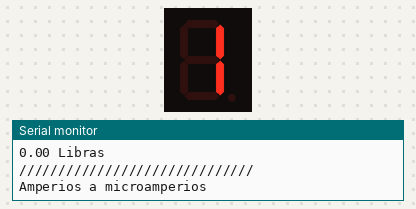
A sketch run on a simulated Arduino Uno, built with avr-gcc and run on an emulated ATmega328P. Parts: 1-digit seven-segment display, the last lines printed to the serial monitor. Wiring (inferred from the names in the program): 1-digit 7-segment display, segments lit when HIGH: segments pin 11, pin 10, pin 7, pin 8, pin 9, pin 12, pin 13. The segment pins are drawn as the display they are named for.

Above: at 0.1 s.
At 1.1 s:
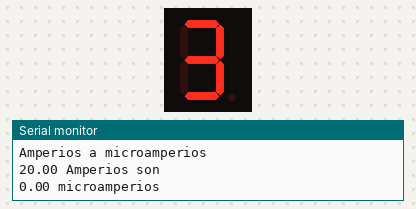
At 2.1 s:
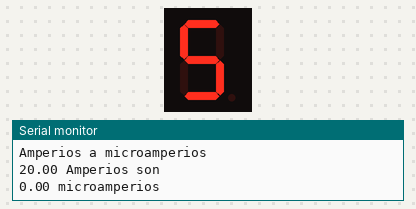
At 3.1 s:
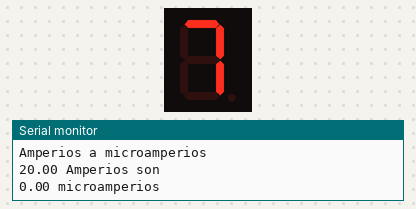
At 4.1 s:
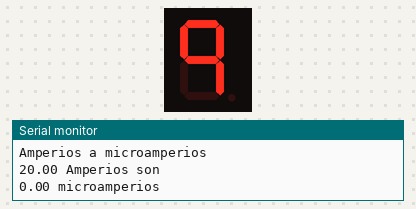

The sketch:

Parte_1_-_Pr_ctica_5.ino
```cpp
const int A = 11;
const int B = 10;
const int C = 7;
const int D = 8;
const int E = 9;
const int F = 12;
const int G = 13;

const int N = 7;
const int SEGMENTOS[N] = {A,B,C,D,E,F,G};

/*Anodo Comun*/
const int DIGITOS [5][N]= {

  /*1*/ {0,1,1,0,0,0,0},
  /*3*/ {1,1,1,1,0,0,1},
  /*5*/ {1,0,1,1,0,1,1},
  /*7*/ {1,1,1,0,0,0,0},
  /*9*/ {1,1,1,0,0,1,1},
};

float L = 2.20462262;
float K = 50;
float p;

float X = 20;
float M = 1000000;
float q;

void setup()
{
  for(int i = 0; i<N; i++){
    pinMode(SEGMENTOS[i], OUTPUT);
    digitalWrite(SEGMENTOS[i], LOW);
  }

  Serial.begin(9600);
  Serial.println("Kilogramos a Libras");
  p = Funcion1(K,L);
  Serial.print(K);
  Serial.println(" Kilos son");
  Serial.print(p);
  Serial.println(" Libras");

  Serial.println("//////////////////////////////");

  Serial.println("Amperios a microamperios");
  q = Funcion2(X,M);
  Serial.print(X);
  Serial.println(" Amperios son");
  Serial.print(q);
  Serial.println(" microamperios");


}

void print(int d){
  for(int i = 0; i<N; i++){
    digitalWrite(SEGMENTOS[i], DIGITOS[d][i]);
  }
}

float Funcion1(float f, float g){
  float resultado1;
  resultado1 = f * g;
}
float Funcion2(float b, float e){
  float resultado2;
  resultado2 = b * e;
}

void loop()
{
  for(int i = 0; i<5; i++){
    print(i);
    delay(1000);
  }
}
```

Measured:
- by itself, everything shown: repeats every 5.0 s, in 5 steps
- what the display in image 0 shows lasts 1.0 s, from 0.1 s to 1.1 s
